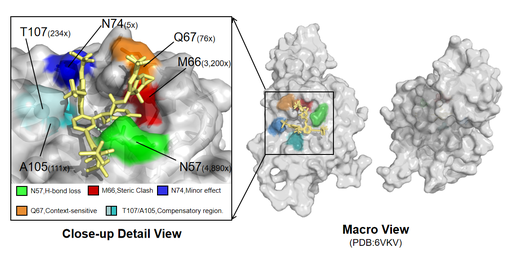
#> input picture manuscript/figures/pymol- structure.png, 513 x 254 px, shrunk from 1140 x 564 before the run, found by its file name
$ python 14_generate_figure4.py
#> lines starting #> are read from the running program, lines starting #| are printed output that depends on the picture
#!/usr/bin/env python3
"""
Figure 4: Structural Coherence of LEN Resistance Mutations (Revision)
3-panel layout:
  A (top, full width): Hexamer structural localization (muted colors)
  B (bottom left): 2x2 mechanism mini-panels
  C (bottom right): Structure-phenotype scatter correlation
"""

import numpy as np
import matplotlib.pyplot as plt
from matplotlib.gridspec import GridSpec
from matplotlib.patches import FancyBboxPatch
from pathlib import Path
from scipy import stats

# Setup
BASE_DIR = Path(__file__).parent.parent.parent.parent
DATA_DIR = BASE_DIR / "data" / "processed" / "revision_v2"
RESULTS_DIR = BASE_DIR / "results" / "revision_v2"
OUTPUT_DIR = BASE_DIR / "manuscript" / "figures"
OUTPUT_DIR.mkdir(parents=True, exist_ok=True)

# Visual standardization
plt.rcParams['font.family'] = 'Arial'
plt.rcParams['font.sans-serif'] = ['Arial', 'Helvetica']
plt.rcParams['axes.linewidth'] = 1.0
plt.rcParams['lines.linewidth'] = 1.2
plt.rcParams['font.size'] = 10
plt.rcParams['axes.labelsize'] = 10
plt.rcParams['xtick.labelsize'] = 8
plt.rcParams['ytick.labelsize'] = 8

# Muted colors
RESIDUE_COLORS = {
    'N57': '#5F9EA0',     # muted teal
    'M66': '#E8A598',     # muted salmon
    'Q67': '#D4A574',     # muted ochre
    'N74': '#6A7B8B',     # slate blue
    'K70': '#9B8AA6',     # muted purple
    'A105': '#7FAA8A',    # desaturated green
    'T107': '#7FAA8A',    # desaturated green
}
MECHANISM_COLORS = {
    'hbond': '#5F9EA0',
    'steric': '#E8A598',
    'synergy': '#D4A574',
    'compensatory': '#7FAA8A'
}

plt.style.use('seaborn-v0_8-paper')


def create_panel_a(ax):
    """Panel A: PyMOL structure render of CA hexamer with mutation sites"""

    # Load user's PyMOL render
    img_path = BASE_DIR / "manuscript" / "figures" / "pymol- structure.png"
    if not img_path.exists():
        raise FileNotFoundError(
            f"PyMOL render not found at {img_path}. "
            "Generate it via PyMOL before running this script."
        )

    img = plt.imread(img_path)
#> img is the input picture: shape (254, 513, 4) float32; mean R, G, B, A 0.84, 0.848, 0.831, 1
    ax.imshow(img)
    ax.axis('off')
    ax.set_title('A. Structural Localization of Major LEN Resistance Positions',
                  fontsize=12, weight='bold', loc='left')


def create_panel_b(ax):
    """Panel B: 2x2 mechanism mini-panels"""

    ax.set_xlim(0, 10)
    ax.set_ylim(0, 6)
    ax.axis('off')

    ax.text(5, 5.85, 'B. Resistance Mechanisms', ha='center', fontsize=12, weight='bold')

    # 2x2 grid positions
    mech_positions = [
        (2.7, 3.05, 2.1, 2.5, 'hbond', 'N57H', 'H-bond\ndisruption', '2 H-bonds lost\nHydrophobic pocket'),
        (5.2, 3.05, 2.1, 2.5, 'steric', 'M66I', 'Steric\nhindrance', 'β-branched clash\nBinding interference'),
        (2.7, 0.45, 2.1, 2.4, 'synergy', 'Q67H+N74D', 'Conform./electrostatic\nsynergy', 'Dual mechanism\nNo directional epistasis'),
        (5.2, 0.45, 2.1, 2.4, 'compensatory', 'A105T/T107A', 'Putative\ncompensation', 'Putative fitness-restoring pattern\nPending validation'),
    ]

    for x, y, w, h, mech, label, title, desc in mech_positions:
        color = MECHANISM_COLORS[mech]
        region = FancyBboxPatch((x, y), w, h, boxstyle="round,pad=0.08",
                               facecolor=color, alpha=0.15,
                               edgecolor=color, linewidth=1.5)
        ax.add_patch(region)
        ax.text(x + w / 2, y + h - 0.3, label, ha='center', fontsize=10, weight='bold', color=color)
        # Mechanism title
        for li, line in enumerate(title.split('\n')):
            ax.text(x + w / 2, y + h - 1.0 - li * 0.3, line, ha='center', fontsize=7, style='italic', color='#333333')
        # Description
        for li, line in enumerate(desc.split('\n')):
            ax.text(x + w / 2, y + 0.5 - li * 0.25, line, ha='center', fontsize=6.5, color='#555555')


def create_panel_c(ax):
    """Panel C: Structure-phenotype scatter correlation"""

    # Data
    mutations_data = {
        'N57H': {'perturbation': 7.2, 'log10fc': 3.69},
        'M66I': {'perturbation': 8.5, 'log10fc': 3.51},
        'Q67H': {'perturbation': 6.0, 'log10fc': 2.18},
        'A105T': {'perturbation': 4.0, 'log10fc': 1.0},
        'Q67H+N74D': {'perturbation': 5.5, 'log10fc': 2.18},
        'N74D': {'perturbation': 3.5, 'log10fc': 1.70},
        'K70R': {'perturbation': 3.0, 'log10fc': 1.40},
    }

    color_map = {
        'N57H': MECHANISM_COLORS['hbond'],
        'M66I': MECHANISM_COLORS['steric'],
        'Q67H': MECHANISM_COLORS['synergy'],
        'A105T': MECHANISM_COLORS['compensatory'],
        'Q67H+N74D': MECHANISM_COLORS['synergy'],
        'N74D': '#6A7B8B',
        'K70R': '#9B8AA6',
    }

    perturbations = [d['perturbation'] for d in mutations_data.values()]
    log10fcs = [d['log10fc'] for d in mutations_data.values()]
    labels = list(mutations_data.keys())
    colors = [color_map.get(l, '#6B8BA4') for l in labels]

    # Scatter
    ax.scatter(perturbations, log10fcs, s=120, c=colors, edgecolors='black',
               linewidth=1.2, alpha=0.85, zorder=3)

    # Labels
    for i, (x, y, label) in enumerate(zip(perturbations, log10fcs, labels)):
        ax.annotate(label, (x, y), xytext=(5, 5),
                   textcoords='offset points', fontsize=7, fontweight='bold')

    # Regression
    slope, intercept, r_value, p_value, std_err = stats.linregress(perturbations, log10fcs)
    x_line = np.array([min(perturbations) - 0.5, max(perturbations) + 0.5])
    y_line = slope * x_line + intercept
    ax.plot(x_line, y_line, '--', color='gray', linewidth=1.2, alpha=0.7, zorder=2)

    # Statistics box
    ax.text(0.05, 0.95, f'r = {r_value:.3f}\np = {p_value:.3f}',
            transform=ax.transAxes, fontsize=9,
            verticalalignment='top', fontweight='bold',
            bbox=dict(boxstyle='round,pad=0.2', facecolor='white', alpha=0.9, edgecolor='gray'))

    ax.set_xlabel('Structural Perturbation Score', fontsize=9, weight='bold')
    ax.set_ylabel('log$_{10}$(FC)', fontsize=9, weight='bold')
    ax.tick_params(labelsize=7)
    ax.grid(alpha=0.3, zorder=1)
    ax.set_title('C. Structure-Phenotype Correlation', fontsize=11, weight='bold', loc='left')

    ax.axhline(y=3, color='#CD5C5C', linestyle='--', alpha=0.3, linewidth=0.8)
    ax.axhline(y=2, color='gray', linestyle='--', alpha=0.3, linewidth=0.8)


def main():
    """Generate Figure 4 - Structural coherence (3 panels)"""
    print("="*60)
    print("Generating Figure 4: Structural Coherence (3-panel layout)")
    print("="*60)

    fig = plt.figure(figsize=(16, 14))
    gs = GridSpec(2, 2, figure=fig, height_ratios=[1.8, 1.0], hspace=0.2, wspace=0.3)

    ax1 = fig.add_subplot(gs[0, :])    # A: hexamer (full width)
    ax2 = fig.add_subplot(gs[1, 0])    # B: 2x2 mechanisms
    ax3 = fig.add_subplot(gs[1, 1])    # C: scatter correlation

    print("\nPanel A: Hexamer structural localization...")
    create_panel_a(ax1)

    print("Panel B: 2x2 mechanism panels...")
    create_panel_b(ax2)

    print("Panel C: Structure-phenotype correlation...")
    create_panel_c(ax3)

    output_pdf = OUTPUT_DIR / "figure4_structure.pdf"
    output_png = OUTPUT_DIR / "figure4_structure.png"

    fig.savefig(output_pdf, dpi=300, bbox_inches='tight', pad_inches=0.3)
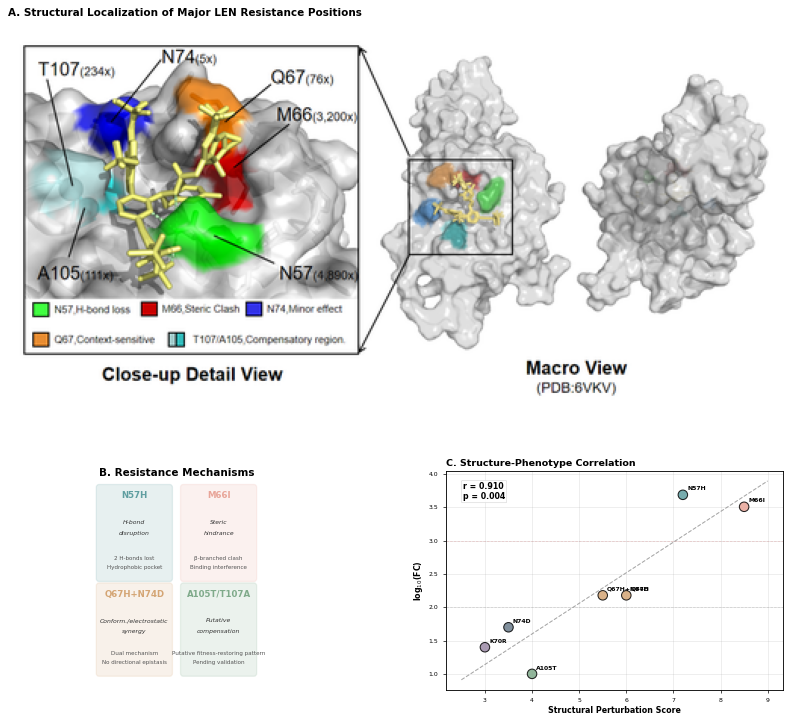
#> figure drawn by matplotlib, 3 panels
    fig.savefig(output_png, dpi=300, bbox_inches='tight', pad_inches=0.3)

    print(f"\n[OK] Saved: {output_pdf}")
    print(f"[OK] Saved: {output_png}")
    print("\n" + "="*60)
    print("Figure 4 complete!")
    print("="*60)

    plt.close()


if __name__ == "__main__":
    main()

$ run again, with manuscript/figures/5.png copied over manuscript/figures/pymol- structure.png
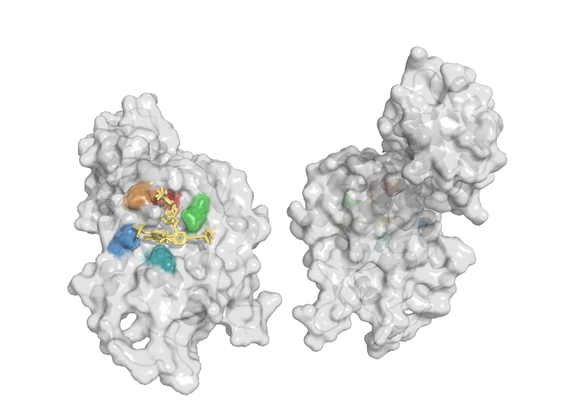
#> input picture manuscript/figures/5.png, 576 x 419 px, shrunk from 1280 x 930 before the run, found by its file name
#> in create_panel_a, img is the input picture: shape (419, 576, 4) float32; mean R, G, B, A 0.921, 0.922, 0.92, 1
#> in main, `fig.savefig(output_pdf, dpi=300, bbox_inches='tight', pad_inches=0.3)`:
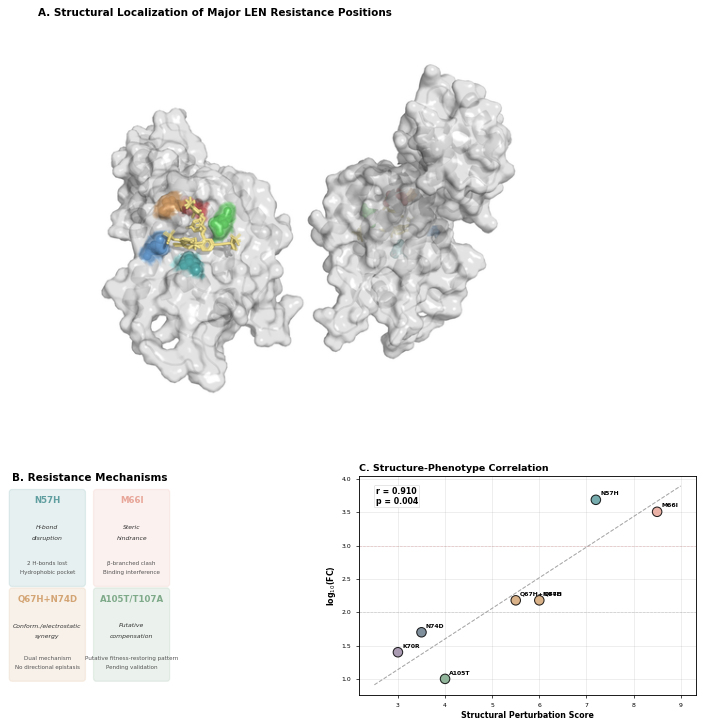
#> figure drawn by matplotlib, 3 panels

$ run again, with manuscript/figures/6.png copied over manuscript/figures/pymol- structure.png
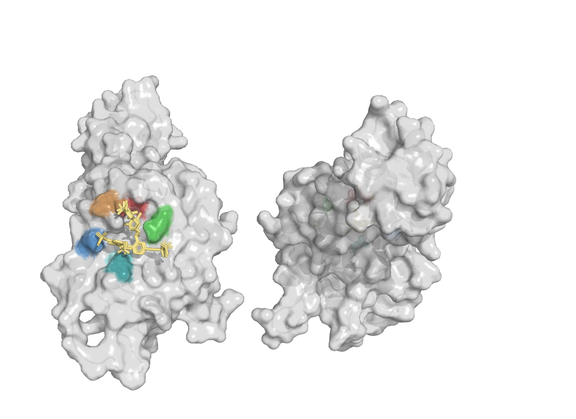
#> input picture manuscript/figures/6.png, 576 x 419 px, shrunk from 1280 x 930 before the run, found by its file name
#> in create_panel_a, img is the input picture: shape (419, 576, 4) float32; mean R, G, B, A 0.924, 0.925, 0.923, 1
#> in main, `fig.savefig(output_pdf, dpi=300, bbox_inches='tight', pad_inches=0.3)`:
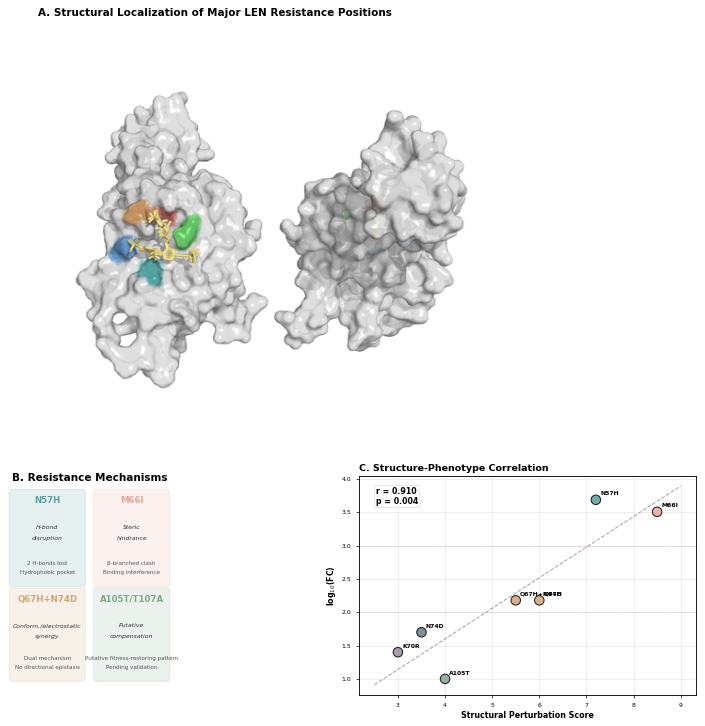
#> figure drawn by matplotlib, 3 panels

$ run again, with manuscript/figures/detail.png copied over manuscript/figures/pymol- structure.png
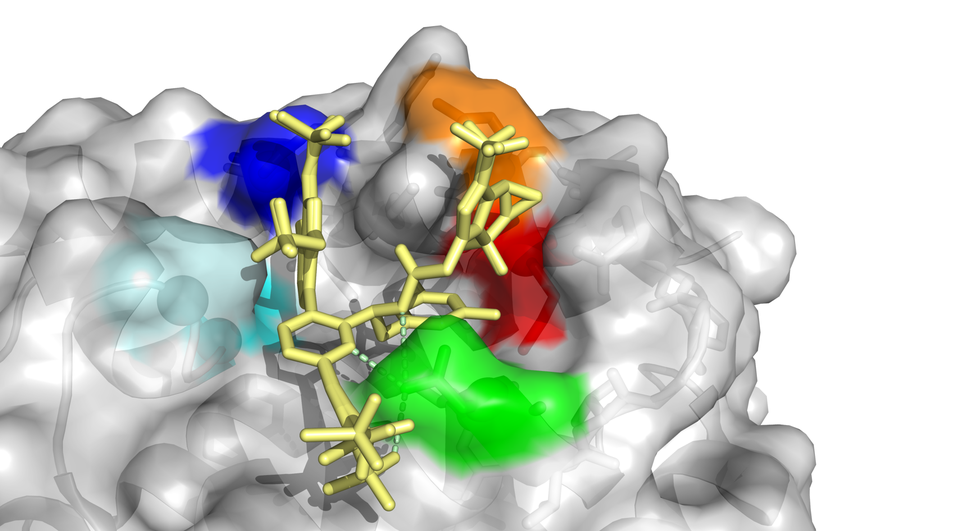
#> input picture manuscript/figures/detail.png, 955 x 531 px, shrunk from 2120 x 1178 before the run, found by its file name
#> in create_panel_a, img is the input picture: shape (531, 955, 4) float32; mean R, G, B, A 0.773, 0.794, 0.753, 1
#> in main, `fig.savefig(output_pdf, dpi=300, bbox_inches='tight', pad_inches=0.3)`:
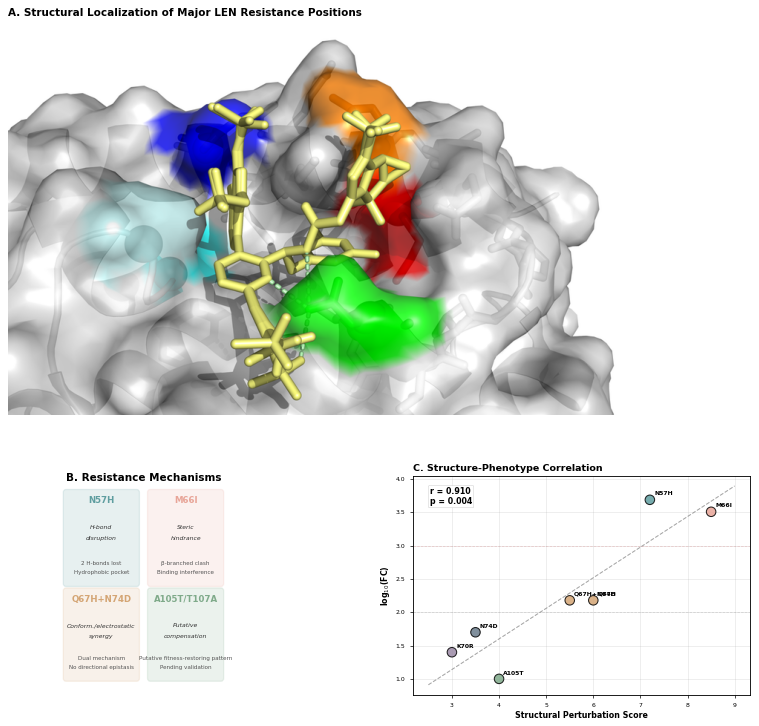
#> figure drawn by matplotlib, 3 panels
